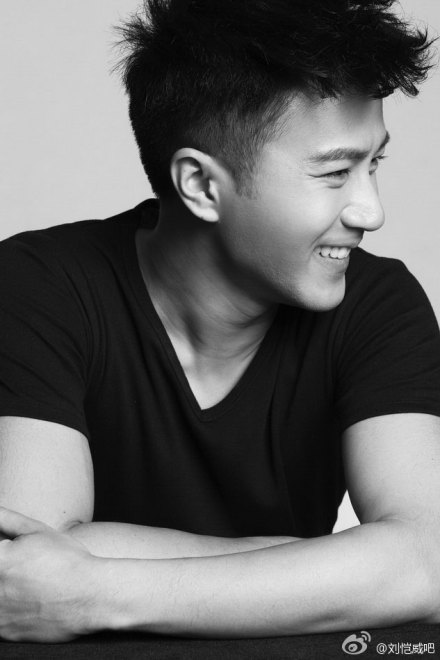
%> input picture Matlab/ImageProcess/images/bw.jpg, 440 x 660 px
$ octave br2.m   (GNU Octave 9; MATLAB toolbox functions it lacks are replaced by stand-ins)
%> lines starting %> are read from the running program, lines starting %| are printed output that depends on the picture
%
%	我们知道，数字图像是由一些列的点，也就是像素所组成的，
%	所以，所以，所谓的数字图像处理，实际上就是对图像中的
%	单独像素的处理，所以，我们可以得出如下的变换关系式：
%	g(x,y) = T[f(x,y)]   (*)
%	其中f为原图像，g为处理之后的图像，(x,y)为变换点位置
%
%
%----------------对数变换------------------------
%

clc;

imname = '../images/bw.jpg';
%imname = '../images/gzlz_matlab_DIP/images/dipum_images_ch03/Fig0303(a)(breast).tif';

image = imread(imname);
%> image is the input picture: size 660x440 uint8; min 0, max 246, mean 102
figure(101);
imshow(image);

%{
g = c * log( 1 + f );
%}
%生成曲线
c = 255/log(256);
x1 = [0 : 255];
figure(100);
plot(x1,c*log(1+x1),'-r');
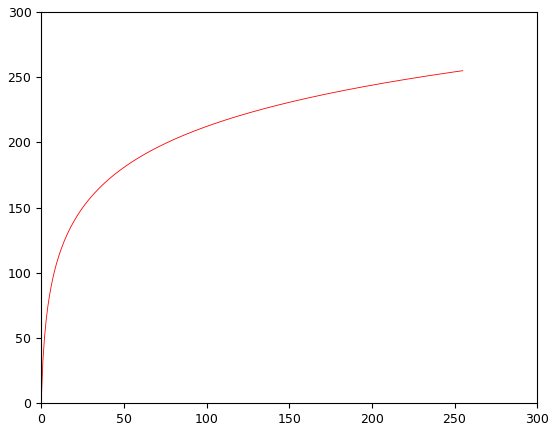
%> figure redrawn from the program's plot data; curve peaks at x = 255, y = 255
%处理图像,
r1 = c * log(1+double(image));
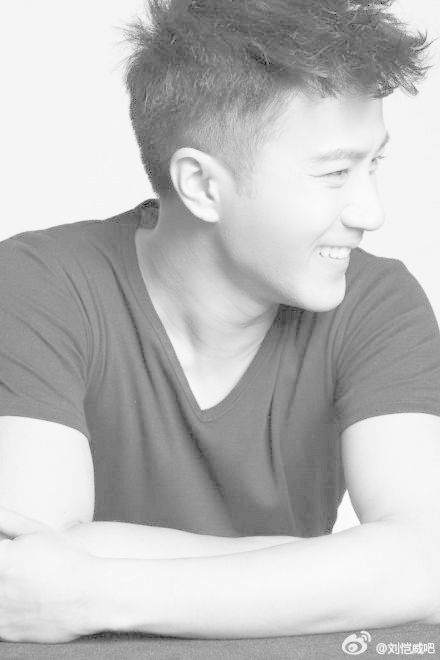
%> r1: size 660x440 double; min 0, max 253.4, mean 189.2
r1 = uint8(r1);	%--the same with the statement bellow
%> r1: size 660x440 uint8
%r1 = im2uint8(mat2gray(r1));
figure(102);
imshow(r1);


disp('Any key to Exit:');
pause;

close figure 100;
close figure 101;
close figure 102;

 clc;
